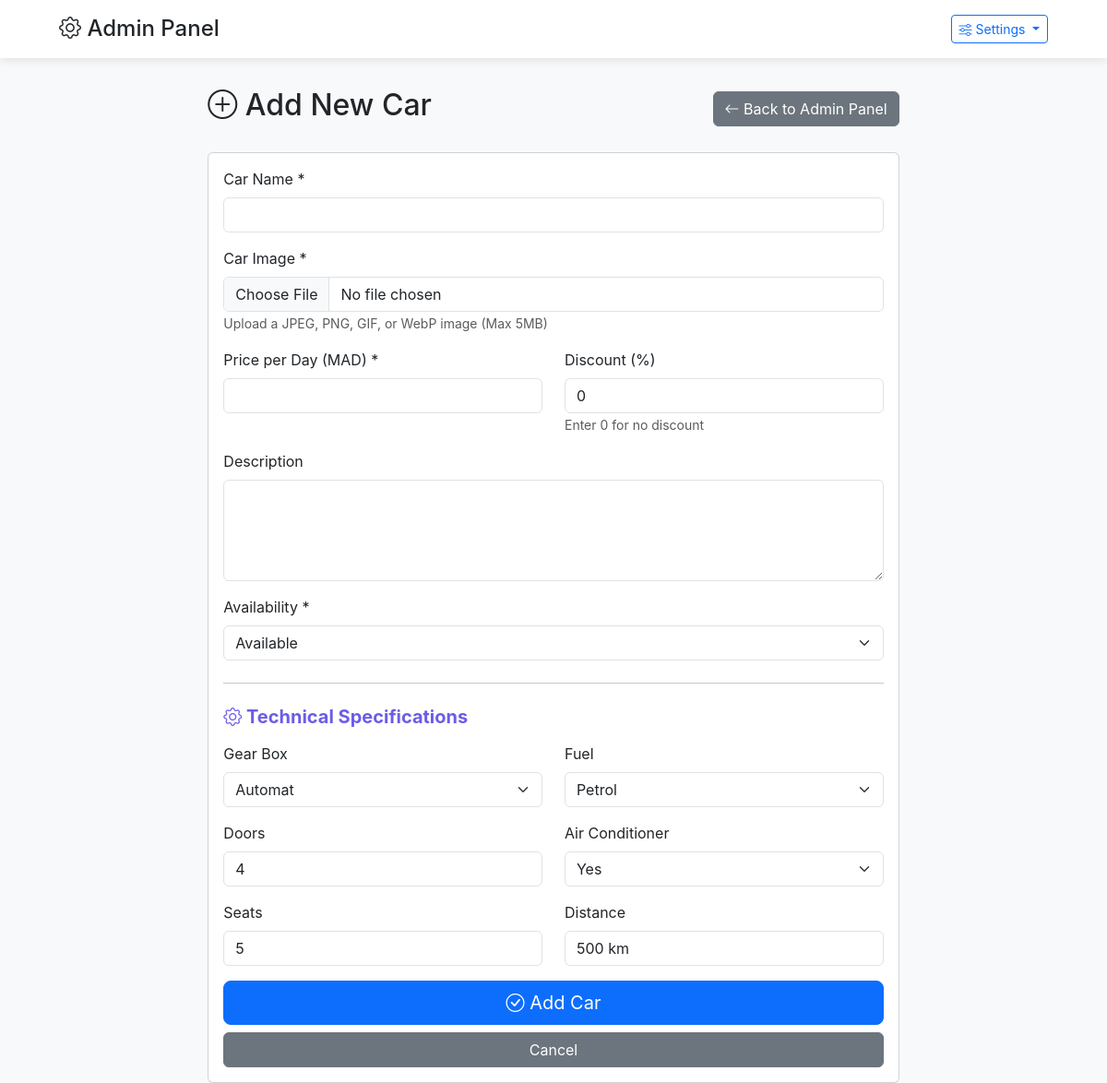
The page /admin/add-car.php (signed in) on the database as committed earlier.
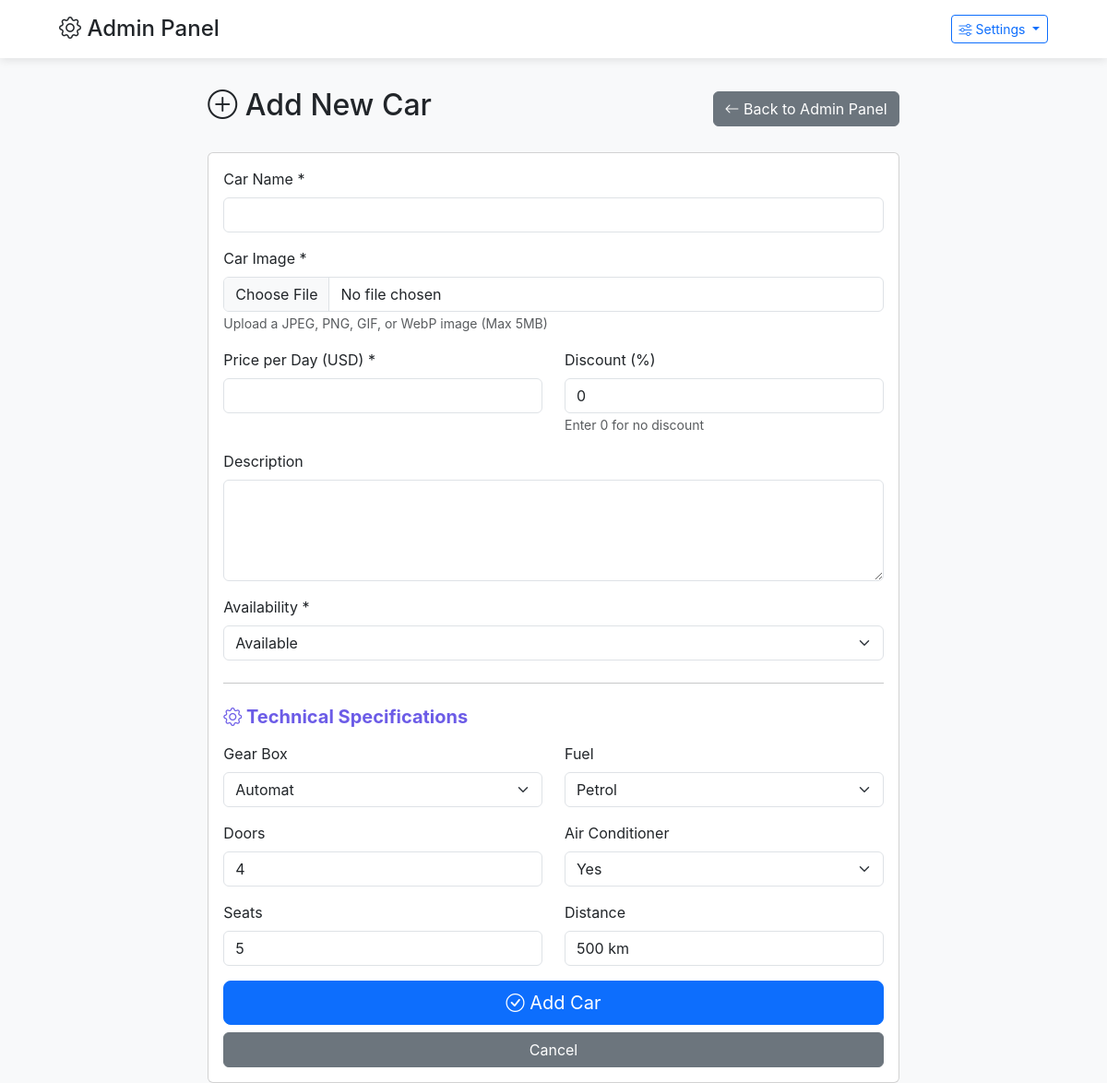
The same page on the database as committed later.
### tables this page shows
CREATE TABLE `settings` (
  `id` int(11) NOT NULL,
  `setting_key` varchar(100) NOT NULL,
  `setting_value` text DEFAULT NULL,
  `updated_at` timestamp NOT NULL DEFAULT current_timestamp() ON UPDATE current_timestamp()
);

### config.php (called while the page is built, shortened)
<?php
$appConfig = require_once __DIR__ . '/config/app.php';
function getAppConfig($key, $default = null) {
    global $appConfig;
    $keys = explode('.', $key);
    $value = $appConfig;
    foreach ($keys as $k) {
        if (isset($value[$k])) {
            $value = $value[$k];
        } else {
            return $default;
        }
    }
    return $value;
}
function getDBConnection() {
    try {
        $conn = new mysqli(DB_HOST, DB_USER, DB_PASS, DB_NAME);
        return $conn;
    } catch (Exception $e) {
        die("Database connection error: " . $e->getMessage());
    }
}
function getBaseCurrency() {
    try {
        $conn = getDBConnection();
        $stmt = $conn->prepare("SELECT setting_value FROM settings WHERE setting_key = 'default_currency'");
        $stmt->execute();
        $result = $stmt->get_result();
        if ($row = $result->fetch_assoc()) {
            $default = $row['setting_value'];
            return $default;
        }
    } catch (Exception $e) {
    }
    return getAppConfig('default_currency', 'USD');
}
?>

### admin/add-car.php (the view, shortened to what the changed rows need)
<?php
require_once '../config.php';
include 'header.php';
$baseCurrency = getBaseCurrency();
?>
<div class="row">
    <div class="col-md-8 mx-auto">
        <div class="d-flex justify-content-between align-items-center mb-4">
            <h2><i class="bi bi-plus-circle"></i> Add New Car</h2>
        </div>
        <div class="card">
            <div class="card-body">
                <form method="POST" action="" enctype="multipart/form-data">
                    <div class="row">
                        <div class="col-md-6 mb-3">
                            <label for="price" class="form-label">Price per Day (<?php echo htmlspecialchars($baseCurrency); ?>) *</label>
                            <input type="number" class="form-control" id="price" name="price"
                                   step="0.01" min="0" required
                                   value="<?php echo htmlspecialchars($_POST['price'] ?? ''); ?>">
                        </div>
                    </div>
                </form>
            </div>
        </div>
    </div>
</div>
<?php include 'footer.php'; ?>

Rows that differ between the two databases and show on the page:
changed settings: setting_value "MAD" → "USD"
